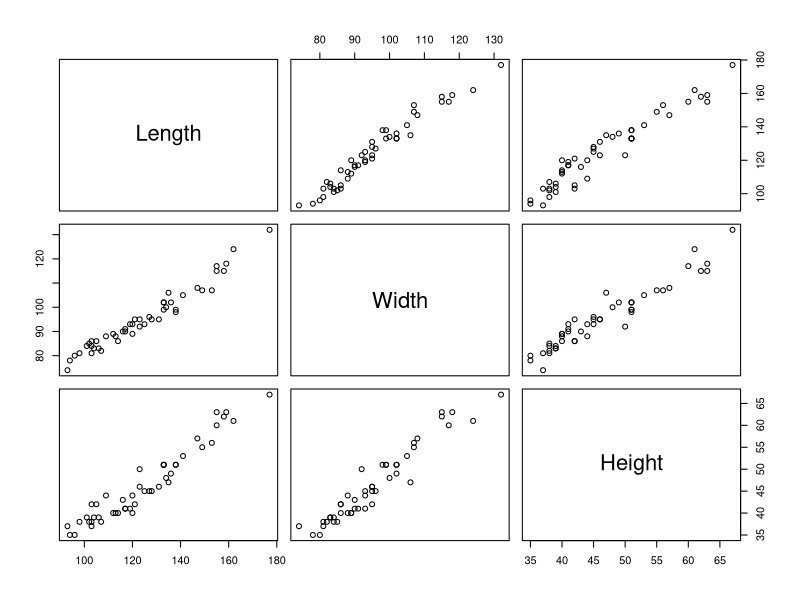
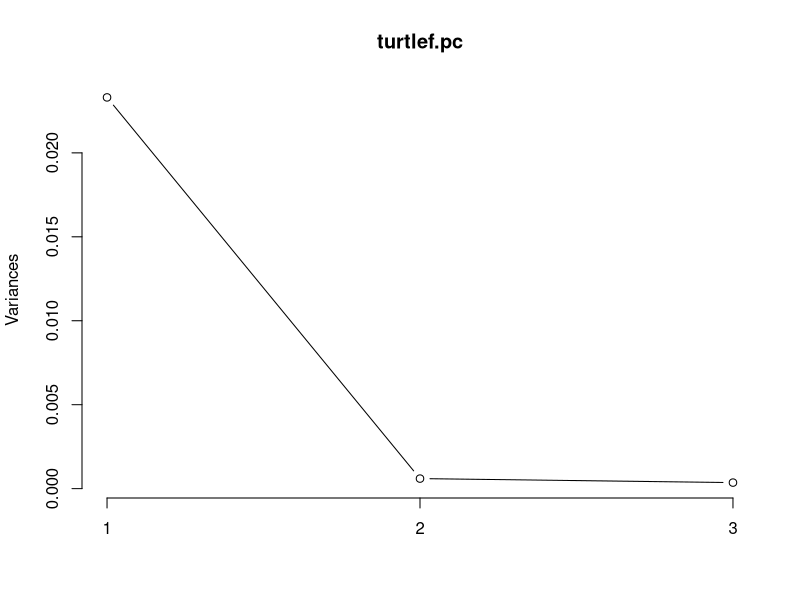
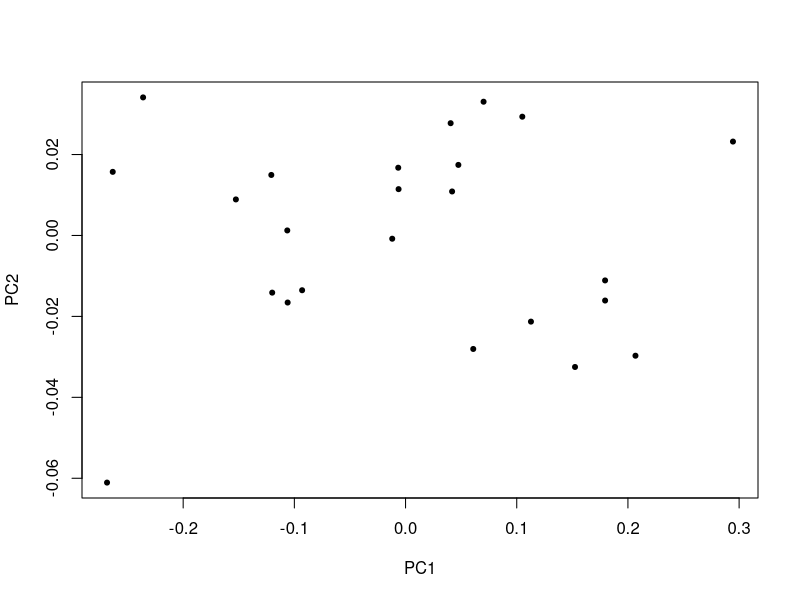

The R script that drew these images, in order:
turtle<-read.table("Turtle.txt", header = TRUE)
turtle
#names(turtle)=scan(what="")

#sex Length Width Height

pairs(turtle[,2:4])

turtle.f=turtle[turtle[ , 1]=="1", 2:4]
turtle.f=turtle[turtle[ , 1]=="2", 2:4]
turtle.f = log(turtle.f)
turtlef.pc<-prcomp(turtle.f)
turtlef.pc

summary(turtlef.pc)

turtlef.pc$rotation

cor(turtle.f, turtlef.pc$x[ ,1:2])
screeplot(turtlef.pc,type="lines")
plot(turtlef.pc$x[,1],turtlef.pc$x[,2],xlab="PC1",ylab="PC2",pch=20)

turtlefs.pc<-prcomp(turtle.f, scale=TRUE)
turtlefs.pc

type = c(rep("F",24),rep("M",24))

turtle.a <- log(turtle[])

